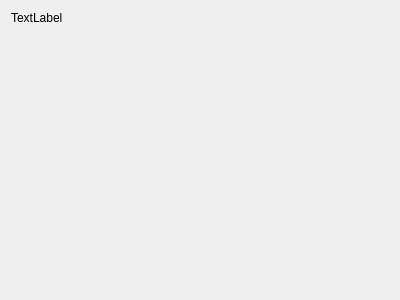
<?xml version="1.0" encoding="UTF-8"?>
<ui version="4.0">
 <class>ShortcutListDialog</class>
 <widget class="QDialog" name="ShortcutListDialog">
  <property name="geometry">
   <rect>
    <x>0</x>
    <y>0</y>
    <width>400</width>
    <height>300</height>
   </rect>
  </property>
  <property name="sizePolicy">
   <sizepolicy hsizetype="Preferred" vsizetype="Expanding">
    <horstretch>0</horstretch>
    <verstretch>0</verstretch>
   </sizepolicy>
  </property>
  <property name="windowTitle">
   <string>Flow Editor shortcuts</string>
  </property>
  <layout class="QVBoxLayout" name="verticalLayout">
   <item>
    <widget class="QLabel" name="shortcuts">
     <property name="text">
      <string>TextLabel</string>
     </property>
    </widget>
   </item>
   <item>
    <spacer name="verticalSpacer">
     <property name="orientation">
      <enum>Qt::Vertical</enum>
     </property>
     <property name="sizeHint" stdset="0">
      <size>
       <width>20</width>
       <height>40</height>
      </size>
     </property>
    </spacer>
   </item>
  </layout>
 </widget>
 <resources/>
 <connections/>
</ui>
